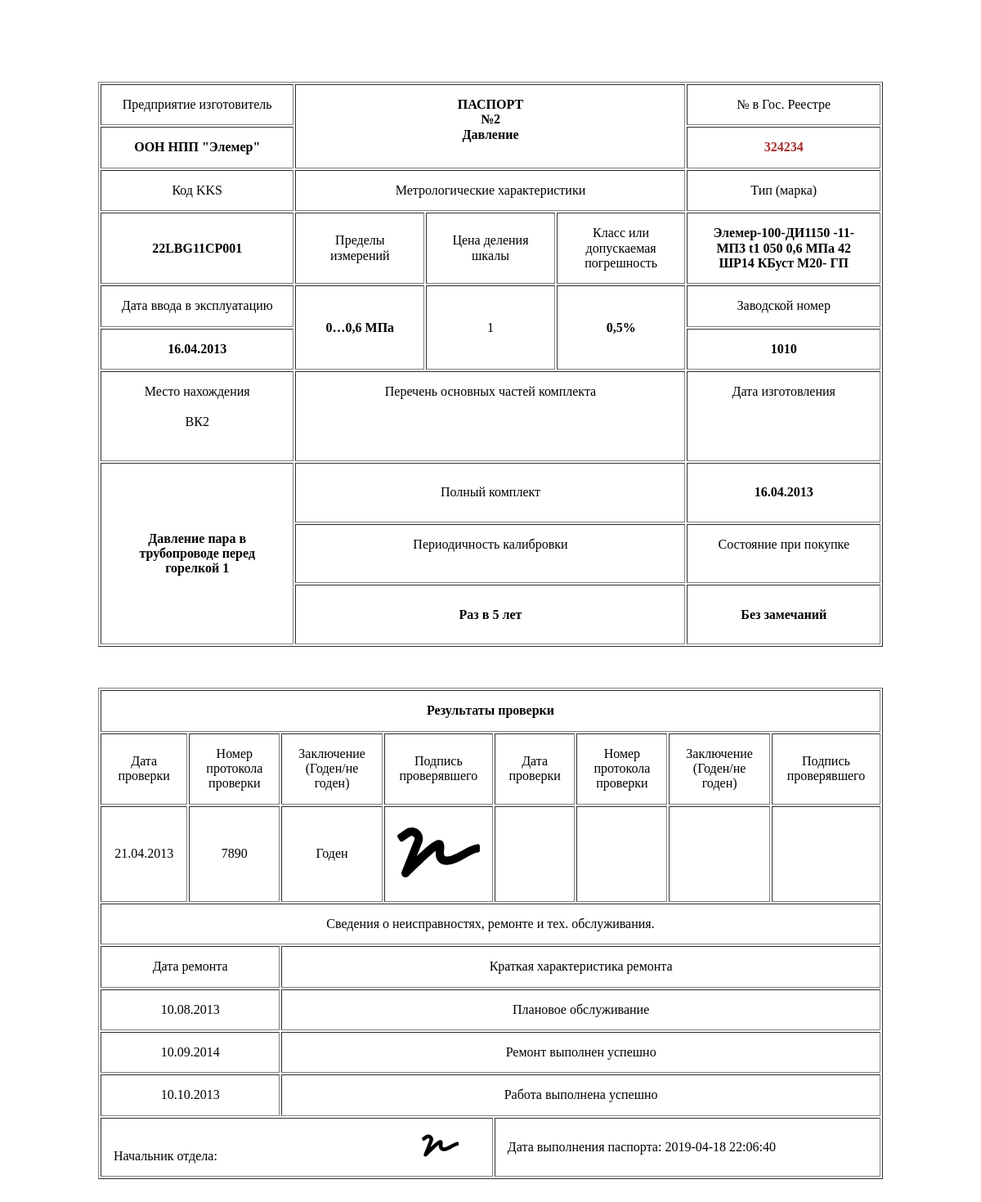
Before: /pages/password.php?id=2 with the older database file.
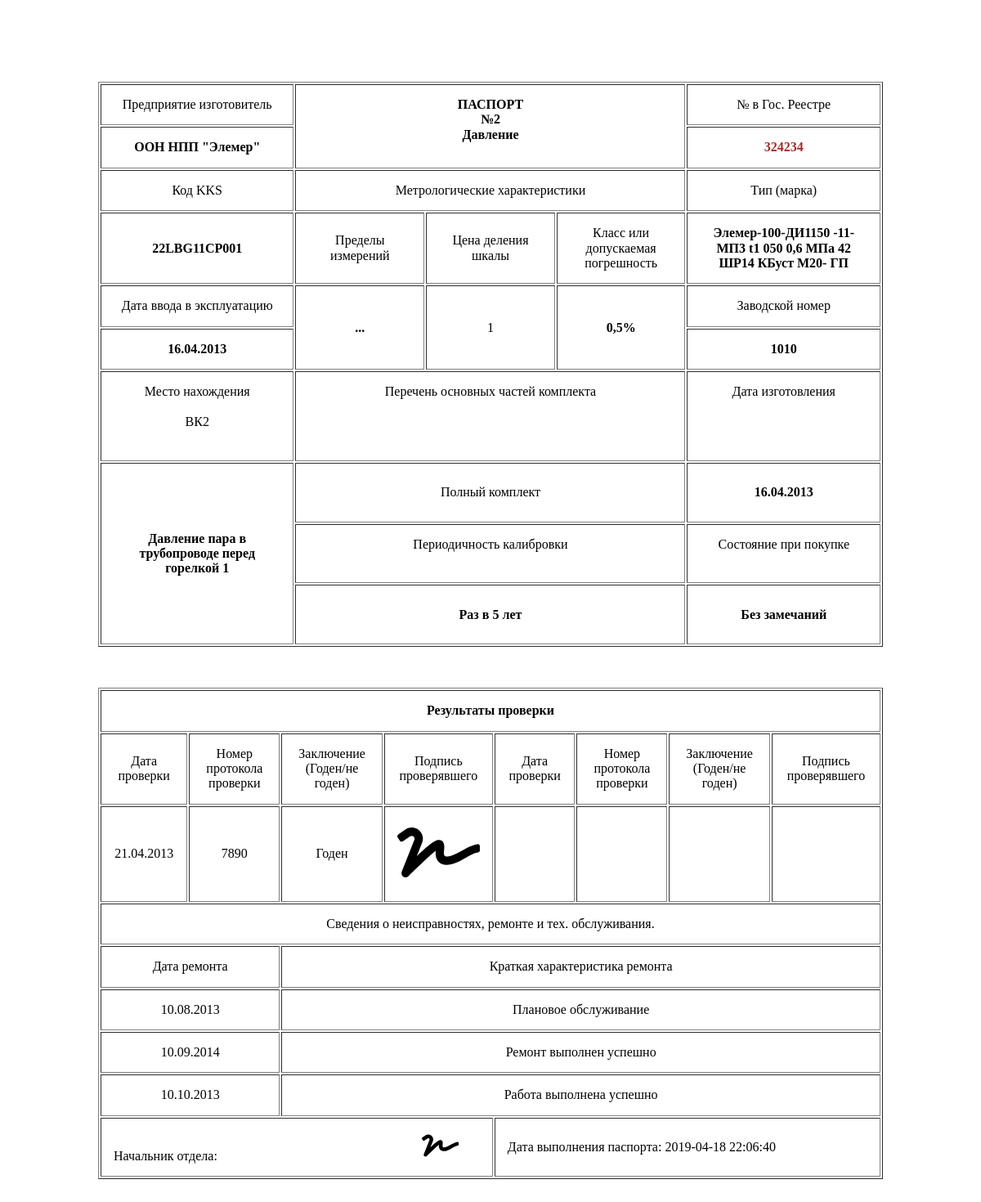
After: the same page with the newer database file.
### tables this page shows
CREATE TABLE `detector` (
  `id` int(11) NOT NULL,
  `KKS` varchar(50) DEFAULT 'Параметр не задан' COMMENT 'Код KKS датчика',
  `installation` varchar(50) DEFAULT NULL COMMENT 'Оборудование',
  `Parameter name` varchar(50) DEFAULT NULL COMMENT 'Полное имя параметра',
  `Factory number` varchar(50) DEFAULT 'Параметр не задан' COMMENT 'Зав Номер',
  `Sensor type` varchar(250) DEFAULT 'Параметр не задан' COMMENT 'Тип датчика',
  `PI scheme` varchar(250) DEFAULT 'Параметр не задан' COMMENT 'ПИ-схема',
  `External wiring diagram` varchar(250) DEFAULT 'Параметр не задан' COMMENT 'Схема подключения внешних проводок',
  `layout plan` varchar(250) DEFAULT 'Параметр не задан' COMMENT 'План расположения',
  `Installation drawing` varchar(250) DEFAULT 'Параметр не задан' COMMENT 'Установочный чертеж',
  `Commissioning date` varchar(250) DEFAULT 'Параметр не задан' COMMENT 'Дата ввода в эксплуатацию',
  `Previous calibration` varchar(250) DEFAULT 'Параметр не задан' COMMENT 'Предыдущая поверка',
  `Verification Protocol Number` varchar(250) DEFAULT 'Параметр не задан' COMMENT 'Номер протокола поверки',
  ` Next verification` varchar(250) DEFAULT 'Параметр не задан' COMMENT 'Следующая поверка',
  `Unit parameter` varchar(50) DEFAULT 'Параметр не задан' COMMENT 'Ед парам',
  `Beginning of range` varchar(50) DEFAULT 'Параметр не задан' COMMENT 'Нач диап',
  `End of range` varchar(50) DEFAULT 'Параметр не задан' COMMENT 'Кон диап',
  `Intertesting interval` varchar(50) DEFAULT 'Параметр не задан' COMMENT 'Межповерочный интервал',
  `Measured parameter` varchar(50) DEFAULT 'Параметр не задан' COMMENT 'Измеряемый параметр',
  `Date of the last calibration check` varchar(50) DEFAULT 'Параметр не задан' COMMENT 'Дата последней поверки, калибровки',
  `Verification/Calibration` varchar(50) DEFAULT 'Параметр не задан' COMMENT 'Поверка/Калибровка',
  `Measuring range` varchar(50) DEFAULT 'Параметр не задан' COMMENT 'Диапазон измерений'
);

### pages/password.php (the view, shortened to what this page needs)
<!DOCTYPE html>
<html lang="ru">
<head>
    <link rel="stylesheet" href="../css/normalize.css">
    <link rel="stylesheet" href="../css/card.css">
</head>
<body>
	<?php
		require_once "../php/connection.php";
		$id = $_GET['id'];
		$count = mysqli_query($connection, "SELECT * FROM `detector` WHERE `id` = '$id' ");
		while ($name =  mysqli_fetch_assoc($count)) {
	?>
<table  class="password" border="1" cellpadding="15" height="50px">
    <tr align="center" >
        <td>Предприятие изготовитель</td>
        <td colspan="3" rowspan="2" style="font-weight: 700; vertical-align: top;">ПАСПОРТ<br>№<?php echo $name['id'] ?><br> <?php echo $name['Measured parameter'] ?></td>
        <td style="vertical-align: top;">№ в Гос. Реестре</td>
    </tr>
    <tr align="center">
        <td style="font-weight: 700" >ООН НПП "Элемер"</td>
        <td style="font-weight: 700; color: brown">324234</td>
    </tr>
    <tr align="center"style="vertical-align: top;">
        <td>Код KKS</td>
        <td colspan="3">Метрологические характеристики</td>
        <td>Тип (марка)</td>
    </tr>
    <tr  align="center">
        <td width="24%" style="font-weight: 700"><?php echo $name['KKS'] ?></td>
        <td width="16%">Пределы измерений</td>
        <td width="16%">Цена деления шкалы</td>
        <td width="16%">Класс или допускаемая погрешность</td>
        <td width="24%" style="font-weight: 700"><?php echo $name['Sensor type'] ?></td>
    </tr>
    <tr  align="center">
         <td width="24%">Дата ввода в эксплуатацию</td>
         <td width="16%" rowspan="2" style="font-weight: 700"><?php echo $name['Measuring range'] ?></td>
         <td width="16%" rowspan="2">1</td>
         <td width="16%" rowspan="2" style="font-weight: 700" >0,5%</td>
         <td width="24%">Заводской номер</td>
    </tr>
    <tr  align="center">
         <td width="24%" style="font-weight: 700"><?php echo $name['Commissioning date'] ?></td>
         <td width="24%" style="font-weight: 700"><?php echo $name['Factory number'] ?></td>
    </tr>
    <tr align="center" height="110px" style="vertical-align: top;">
        <td>Место нахождения <br><br><?php echo $name['installation'] ?></td>
        <td colspan="3">Перечень основных частей комплекта</td>
        <td>Дата изготовления</td>
    </tr>
    <tr align="center">
        <td rowspan="3" height="190px" style="font-weight: 700"><?php echo $name['Parameter name'] ?></td>
        <td colspan="3">Полный комплект</td>
        <td style="font-weight: 700"><?php echo $name['Commissioning date'] ?></td>
    </tr>
    <tr  align="center" style="vertical-align: top;">
            <td colspan="3" >Периодичность калибровки</td>
            <td>Состояние при покупке</td>
    </tr>
     <tr  align="center">
            <td colspan="3" style="font-weight: 700">Раз в 5 лет</td>
            <td style="font-weight: 700">Без замечаний</td>
    </tr>
</table>
<table class="password1" border="1" cellpadding="15" height="50px" style="margin-top: 50px;">
        <tr align="center" >
            <td colspan="8" style="font-weight: 700">Результаты проверки</td>
        </tr>
        <tr align="center">
            <td>Дата проверки</td>
            <td>Номер протокола проверки</td>
            <td>Заключение (Годен/не годен)</td>
            <td>Подпись проверявшего</td>
            <td>Дата проверки</td>
            <td>Номер протокола проверки</td>
            <td>Заключение (Годен/не годен)</td>
            <td>Подпись проверявшего</td>
        </tr>
        <tr align="center">
            <td><?php echo $name['Previous calibration'] ?></td>
            <td><?php echo $name['Verification Protocol Number'] ?></td>
            <td>Годен</td>
            <td> <img src = "../img/signa.svg"> </td>
            <td></td>
            <td></td>
            <td></td>
            <td></td>
        </tr>
        <tr align="center">
            <td colspan="8">Сведения о неисправностях, ремонте и тех. обслуживания.</td>
        </tr>
        <tr align="center">
            <td colspan="2">Дата ремонта</td>
            <td colspan="6">Краткая характеристика ремонта</td>
        </tr>
        <tr align="center">
            <td colspan="2">10.08.2013</td>
            <td colspan="6">Плановое обслуживание</td>
        </tr>
        <tr align="center">
            <td colspan="2">10.09.2014</td>
            <td colspan="6">Ремонт выполнен успешно</td>
        </tr>
        <tr align="center">
            <td colspan="2">10.10.2013</td>
            <td colspan="6">Работа выполнена успешно</td>
        </tr>
        <tr>
            <td colspan="4">Начальник отдела:<img src = "../img/signa.svg" style=" width: 10%; margin-left: 250px;" ></td>
            <td colspan="4">Дата выполнения паспорта: <?php echo  date("Y-m-d H:i:s") ?></td>
        </tr>
    </table>
    <?php
        }
    ?>
</body>
</html>

Changed rows visible on the page:
changed detector "Давление": Measuring range "0…0,6 МПа" → "..."
